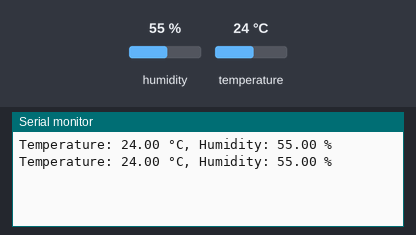
The sketch below on a simulated Arduino Uno, built with avr-gcc and run on an emulated ATmega328P. On the bench: the last lines printed to the serial monitor. Inputs (shaded band) come from the test bench; at power-on: humidity 55 %, temperature 24 °C.

Above: at 4.8 s.
4.9 s: humidity set to 22 %
At 7.5 s:
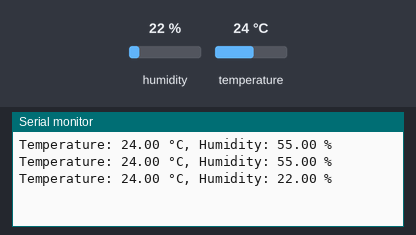
7.9 s: temperature set to 12 °C
At 8.7 s:
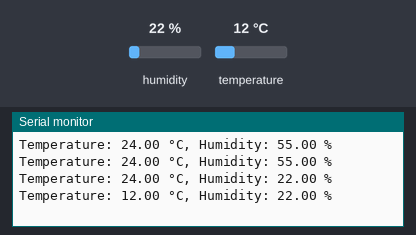
10.9 s: humidity set to 40 %
At 13.6 s:
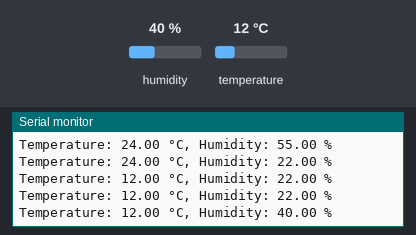
Timing chart, 0 to 15.1 s (numbered marks = the images above; inputs shaded):
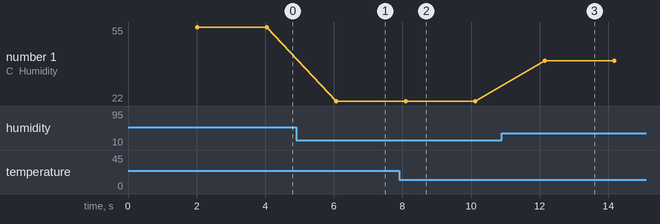

Measured:
- after the input at 4.9 s, the serial monitor: prints a new line after 1.2 s (image 1)
- after the input at 7.9 s, the serial monitor: prints a new line after 0.20 s (image 2)
- after the input at 10.9 s, the serial monitor: prints a new line after 1.2 s (image 3)
- plotted number 1: 55 → 22 after the input at 4.9 s, 22 → 40 after the input at 10.9 s

The sketch:

dht_11_chat.ino
```cpp
#include <DHT.h>

#define DHTPIN 2  // Pin where the DHT11 is connected
#define DHTTYPE DHT11  // Type of the DHT sensor

DHT dht(DHTPIN, DHTTYPE);

void setup() {
  Serial.begin(9600);
  dht.begin();
}

void loop() {
  delay(2000);  // Delay for 2 seconds between readings

  float temperature = dht.readTemperature();  // Read temperature in Celsius
  float humidity = dht.readHumidity();  // Read humidity

  // Check if the readings are valid
  if (!isnan(temperature) && !isnan(humidity)) {
    Serial.print("Temperature: ");
    Serial.print(temperature);
    Serial.print(" °C, Humidity: ");
    Serial.print(humidity);
    Serial.println(" %");
  } else {
    Serial.println("Failed to read from DHT sensor");
  }
}
```
